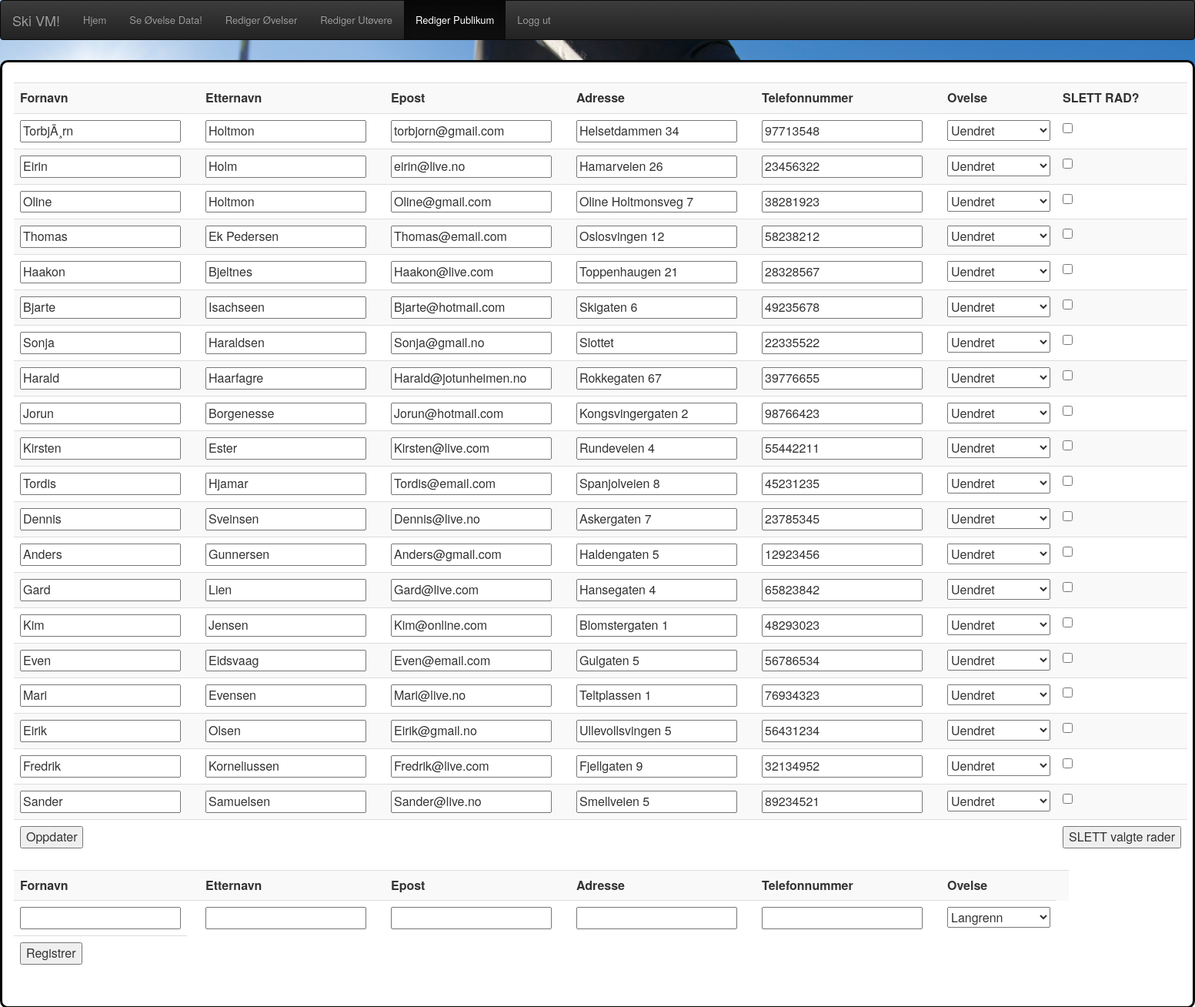
Screenshot of /PublikumRedigering.php (signed in) with the database file from the repository.
### tables this page shows
CREATE TABLE `publikum` (
  `publikumid` int(11) NOT NULL,
  `fornavn` varchar(30) NOT NULL,
  `etternavn` varchar(30) NOT NULL,
  `epost` varchar(30) NOT NULL,
  `adresse` varchar(30) NOT NULL,
  `telefonnummer` int(11) NOT NULL,
  `ovelseid` int(11) NOT NULL
);

### PublikumRedigering.php (the view, shortened to what this page needs)
<html>
    <head>
        <link rel="stylesheet" href="https://maxcdn.bootstrapcdn.com/bootstrap/3.3.7/css/bootstrap.min.css">
        <link rel="stylesheet" href="https://maxcdn.bootstrapcdn.com/bootstrap/3.3.7/css/bootstrap-theme.min.css">
    </head>
    <body>
        <nav class="navbar navbar-inverse">
            <div class="container-fluid">
                <div class="navbar-header">
                    <a class="navbar-brand">Ski VM!</a>
                </div>
                <ul class="nav navbar-nav">
                    <li><a href="index.php">Hjem</a></li>
                    <li><a href="Side4.php">Se Øvelse Data!</a></li>
                    <?php
                    if (isset($_SESSION["verifisering"])) {
                        if ($_SESSION["verifisering"] == true) {
                            echo '<li><a href="OvelseRedigering.php">Rediger Øvelser</a></li>';
                        }
                    }
                    ?>
                    <?php
                    if (isset($_SESSION["verifisering"])) {
                        if ($_SESSION["verifisering"] == true) {
                            echo '<li><a href="UtoverRedigering.php">Rediger Utøvere</a></li>';
                        }
                    }
                    ?>
                    <?php
                    if (isset($_SESSION["verifisering"])) {
                        if ($_SESSION["verifisering"] == true) {
                            echo '<li class="active"><a href="PublikumRedigering.php">Rediger Publikum</a></li>';
                        }
                    }
                    ?>
                    <?php
                    if (isset($_SESSION["verifisering"])) {
                        if ($_SESSION["verifisering"] == true) {
                            echo '<li><a href="loggut.php">Logg ut</a></li>';
                        }
                    }
                    ?>
                </ul>
            </div>
        </nav>
        <div class="col-centered">
            <div class="col-md-8">
                <?php
                $radteller = 0;
                $db = mysqli_connect("student.cs.hioa.no", "s315692", "", "s315692");
                $sqlDropdown = "SELECT ovelseid, type FROM ovelse";
                $sql = "SELECT fornavn, etternavn, epost, adresse, telefonnummer, ovelseid FROM publikum";
                $resultat = mysqli_query($db, $sql);
                if ($resultat->num_rows > 0) {
                    echo '<form action="" name="skjema" method="post" onsubmit="return valider_alle()">'
                    . '<table width="auto" class="table table-striped">'
                    . '<tr><th>Fornavn</th><th></th><th>Etternavn</th><th></th><th>Epost</th><th></th><th>Adresse</th><th></th>'
                    . '<th>Telefonnummer</th><th></th><th>Ovelse</th><th>SLETT RAD?</th></tr>';
                    while ($rad = $resultat->fetch_assoc()) {
                        echo '<tr><td> <input type="text" value="' . $rad["fornavn"] . '" name="fornavn' . $radteller . '" onchange="valider_fornavn' . $radteller . '()"> </td>
                    <td><div id="feilfornavn' . $radteller . '" style="color:red;"></div></td>
                    <td> <input type="text" value="' . $rad["etternavn"] . '" name="etternavn' . $radteller . '" onchange="valider_etternavn' . $radteller . '()"> </td>
                    <td><div id="feiletternavn' . $radteller . '" style="color:red;"></div></td>
                    <td> <input type="text" value="' . $rad["epost"] . '" name="epost' . $radteller . '" onchange="valider_epost' . $radteller . '()"> </td>
                    <td><div id="feilepost' . $radteller . '" style="color:red;"></div></td>
                    <td> <input type="text" value="' . $rad["adresse"] . '" name="adresse' . $radteller . '" onchange="valider_adresse' . $radteller . '()"> </td>
                    <td><div id="feiladresse' . $radteller . '" style="color:red;"></div></td>
                    <td> <input type="text" value="' . $rad["telefonnummer"] . '" name="telefonnummer' . $radteller . '" onchange="valider_telefonnummer' . $radteller . '()"> </td>
                    <td><div id="feiltelefonnummer' . $radteller . '" style="color:red;"></div></td>';
                        echo '<td><select name="ovelseid' . $radteller . '">
                     <option value ="' . $rad["ovelseid"] . '">Uendret</option>';
                        echo "</select></td>";
                        echo '<td><input type="checkbox" name="check_list[]" value="' . $radteller . '"></td></tr>';
                        $radteller++;
                    }
                    echo "<tr>"
                    . "<td><input type = \"submit\" value=\"Oppdater\" name=\"oppdater\"/></td>"
                    . "<td></td><td></td><td></td><td></td><td></td><td></td><td></td><td></td><td></td><td></td>"
                    . "<td><input type=\"submit\" value=\"SLETT valgte rader\" name=\"slett\"/></td>"
                    . "</tr>"
                    . "</table>"
                    . "</form>";
                } else {
                    echo "Ingen verdier i databasen";
                }
                ?>
                <form action="" name="PublikumReg" method="post" onsubmit="return valider_utreg()">
                    <table width="auto" class="table table-striped">
                        <tr><th>Fornavn</th><th></th><th>Etternavn</th><th></th><th>Epost</th><th></th><th>Adresse</th><th></th><th>Telefonnummer</th><th></th><th>Ovelse</th><th></th></tr>
                        <tr><td> <input type="text" name="fornavn" onchange="valider_fornavn()"> </td>
                            <td><div id="feilfornavn" style="color:red;"></div></td>
                            <td> <input type="text" name="etternavn" onchange="valider_etternavn()" > </td>
                            <td><div id="feiletternavn" style="color:red;"></div></td>
                            <td> <input type="text" name="epost" onchange="valider_epost()" > </td>
                            <td><div id="feilepost" style="color:red;"></div></td>
                            <td> <input type="text" name="adresse" onchange="valider_adresse()" > </td>
                            <td><div id="feiladresse" style="color:red;"></div></td>
                            <td> <input type="text" name="telefnr" onchange="valider_telefonnummer()" > </td>
                            <td><div id="feiltelefonnummer" style="color:red;"></div></td>
                            <td>
                                <select name="regOvelseid">
                                    <?php
                                    $resultatDropdown = mysqli_query($db, $sqlDropdown);
                                    while ($row = mysqli_fetch_array($resultatDropdown)) {
                                        echo "<option value='" . $row["ovelseid"] . "'>" . $row["type"] . "</option>";
                                    }
                                    echo "</select></td>";
                                    ?>
                                    <tr>
                                        <td><input type="submit" value="Registrer" name="PublikumRegistrer"/></td>
                                    </tr>
                    </table>
                </form>
                </body>

### PublikumRedigering.php (style rules this page uses)
body { margin: 0; background: url("bakgrunn.jpg"); background-size: 100%; background-repeat:no-repeat; background-attachment: fixed; display: compact; font: 13px/18px "Helvetica Neue", Helvetica, Arial, sans-serif; }
.col-centered { float: none; margin: 2em auto; background:rgb(255,255,255); border-radius: 10px; border: 3px solid black; }
.col-md-8 { display: inline-block; float: none; margin: 2em auto; background:rgb(255,255,255); border-radius: 10px; }

### rows the page displays
publikum: fornavn "TorbjÃ¸rn", etternavn "Holtmon", epost "torbjorn@gmail.com", adresse "Helsetdammen 34", telefonnummer "97713548"
publikum: fornavn "Eirin", etternavn "Holm", epost "eirin@live.no", adresse "Hamarveien 26", telefonnummer "23456322"
publikum: fornavn "Oline", etternavn "Holtmon", epost "Oline@gmail.com", adresse "Oline Holtmonsveg 7", telefonnummer "38281923"
publikum: fornavn "Thomas", etternavn "Ek Pedersen", epost "Thomas@email.com", adresse "Oslosvingen 12", telefonnummer "58238212"
publikum: fornavn "Haakon", etternavn "Bjeltnes", epost "Haakon@live.com", adresse "Toppenhaugen 21", telefonnummer "28328567"
publikum: fornavn "Bjarte", etternavn "Isachseen", epost "Bjarte@hotmail.com", adresse "Skigaten 6", telefonnummer "49235678"
publikum: fornavn "Sonja", etternavn "Haraldsen", epost "Sonja@gmail.no", adresse "Slottet", telefonnummer "22335522"
publikum: fornavn "Harald", etternavn "Haarfagre", epost "Harald@jotunheimen.no", adresse "Rokkegaten 67", telefonnummer "39776655"
publikum: fornavn "Jorun", etternavn "Borgenesse", epost "Jorun@hotmail.com", adresse "Kongsvingergaten 2", telefonnummer "98766423"
publikum: fornavn "Kirsten", etternavn "Ester", epost "Kirsten@live.com", adresse "Rundeveien 4", telefonnummer "55442211"
publikum: fornavn "Tordis", etternavn "Hjamar", epost "Tordis@email.com", adresse "Spanjolveien 8", telefonnummer "45231235"
publikum: fornavn "Dennis", etternavn "Sveinsen", epost "Dennis@live.no", adresse "Askergaten 7", telefonnummer "23785345"
publikum: fornavn "Anders", etternavn "Gunnersen", epost "Anders@gmail.com", adresse "Haldengaten 5", telefonnummer "12923456"
publikum: fornavn "Gard", etternavn "Lien", epost "Gard@live.com", adresse "Hansegaten 4", telefonnummer "65823842"
publikum: fornavn "Kim", etternavn "Jensen", epost "Kim@online.com", adresse "Blomstergaten 1", telefonnummer "48293023"
publikum: fornavn "Even", etternavn "Eidsvaag", epost "Even@email.com", adresse "Gulgaten 5", telefonnummer "56786534"
publikum: fornavn "Mari", etternavn "Evensen", epost "Mari@live.no", adresse "Teltplassen 1", telefonnummer "76934323"
publikum: fornavn "Eirik", etternavn "Olsen", epost "Eirik@gmail.no", adresse "Ullevollsvingen 5", telefonnummer "56431234"
publikum: fornavn "Fredrik", etternavn "Korneliussen", epost "Fredrik@live.com", adresse "Fjellgaten 9", telefonnummer "32134952"
publikum: fornavn "Sander", etternavn "Samuelsen", epost "Sander@live.no", adresse "Smellveien 5", telefonnummer "89234521"

### other values shown
form field regOvelseid "Langrenn"
